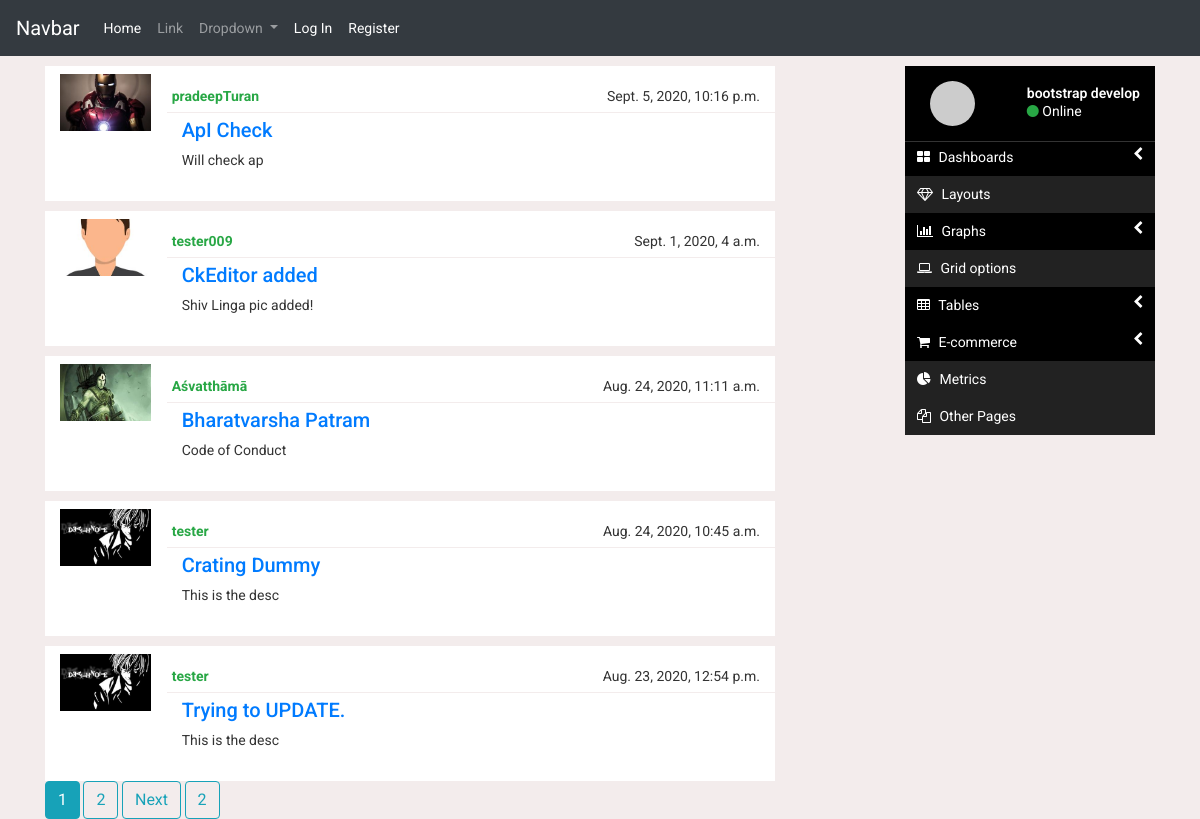
The app's page /blogs/ with its own data.
### patram/models.py (models this page shows, shortened)
class Post(models.Model):
    title = models.CharField(max_length=100)
    description = models.CharField(max_length=150)
    content = RichTextField()
    author = models.ForeignKey(User, on_delete=models.DO_NOTHING)
    date = models.DateTimeField(default=timezone.now)

### users/models.py (models this page shows, shortened)
class Profile(models.Model):
    user = models.OneToOneField(User, on_delete = models.CASCADE)
    firstname = models.CharField(max_length=20, null=True)
    lastname = models.CharField(max_length=20, null=True)
    city = models.CharField(max_length=30, null=True)
    occupation = models.CharField(max_length=20, null=True)
    image = models.ImageField(default='default.jpg', upload_to='profile_pics', null=True)

### patram/views.py (the view)
# urls.py: path('', PostListView.as_view(), name='home'),
class PostListView(ListView):
    model = Post
    template_name = 'patram/home.html'
    context_object_name = 'posts'
    ordering = ['-date']
    paginate_by = 5

### patram/templates/patram/home.html (shortened to what this page needs)
{% extends 'patram/base.html' %}
{% block content %}
    {% for post in posts %}
        <article class='posc'>
            <div class="row">
                <div class='col-sm-2 col-md-2 col-lg-2' >
                    <div class="profile-img img-pro-det">
                        <img class="img-fluidx " src="{{ post.author.profile.image.url }}"/>
                    </div>
                </div>
                <div class="col-sm-10 col-md-10 col-lg-10 post">
                    <div class='row'>
                        <div class='author col-xs-8 col-sm-8 col-md-8 col-lg-8' >
                             <strong> <a href="{% url 'user-posts' post.author.username %}" class="mr-2">{{ post.author }} </a>
                            </strong>
                        </div>
                        <div class='date col-xs-4 col-sm-4 col-md-4 col-lg-4' >  {{ post.date }}  </div>
                    </div>
                    <div class='title'><h5><a href="{% url 'post-detail' post.id %}">{{ post.title }}</a></h5></div>
                    <div class='description'> {{ post.description }} </div>
                </div>
            </div>
        </article>
    {% endfor %}
    {% if is_paginated %}
        {% for  num in page_obj.paginator.page_range %}
            {% if page_obj.number == num %}
                <a class="btn btn-info sm-3" href="?page={{ num }}">{{ num }}</a>
            {% elif num > page_obj.number|add:'-3' and num < page_obj.number|add:'3' %}
                <a class="btn btn-outline-info sm-3" href="?page={{ num }}">{{ num }}</a>
            {% endif %}
        {% endfor %}
        {% if page_obj.has_next %}
            <a class="btn btn-outline-info sm-3" href="?page={{ page_obj.next_page_number }}">Next</a>
            <a class="btn btn-outline-info sm-3" href="?page={{ page_obj.paginator.num_pages }}">{{ page_obj.paginator.num_pages  }}</a>
        {% endif %}
    {% endif %}
{% endblock content %}

### patram/static/patram/main.css (style rules this page uses)
body { background-color: rgb(243, 236, 236); font-size: 14px; color: #333; list-style: 26px;font-family: 'Roboto', sans-serif; }
.img-fluidx { width: 100%; height: 100%; object-fit: cover; }
.img-pro-det { padding-top: 3px; height: 60px; width: 91px; }
.profile-img { text-align: center; }
.posc { margin-top: 10px; background-color: rgb(255, 255, 255) !important; padding: 5px 15px 15px 15px; }
.post { margin-top: 10px; background-color: white; padding: 5px 15px 15px 15px; }
.post .row { border-width: 0 0 1px 0; border-color: rgb(243, 236, 236); border-style: solid; padding-top: 0; }
.post .author { color: #28a745; padding: 0px 5px 5px 5px; }
.author .mr-2 { color: #28a745; }
.post .date { float: right; text-align: right; }
.post .title { padding: 5px 0 0 0; }

### records on screen
Post: author.profile.image (picture), author "pradeepTuran", date "Sept. 5, 2020, 10:16 p.m.", title "ApI Check", description "Will check ap"
Post: author.profile.image (placeholder picture), author "tester009", date "Sept. 1, 2020, 4 a.m.", title "CkEditor added", description "Shiv Linga pic added!"
Post: author.profile.image (picture), author "Aśvatthāmā", date "Aug. 24, 2020, 11:11 a.m.", title "Bharatvarsha Patram", description "Code of Conduct"
Post: author.profile.image (picture), author "tester", date "Aug. 24, 2020, 10:45 a.m.", title "Crating Dummy", description "This is the desc"
Post: author.profile.image (picture), author "tester", date "Aug. 23, 2020, 12:54 p.m.", title "Trying to UPDATE.", description "This is the desc"

### other values on screen
{{ num }} "1"
{{ num }} "2"
{{ page_obj.paginator.num_pages }} "2"
